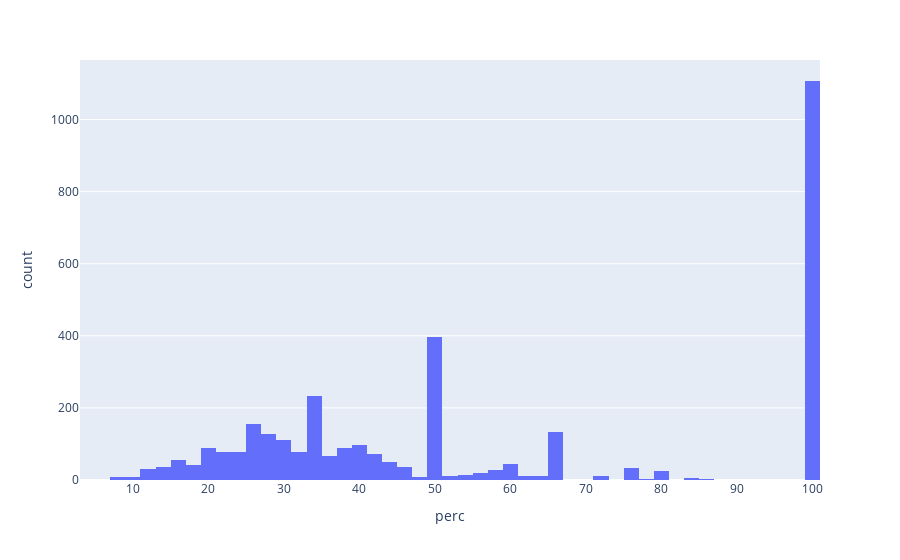

Notebook code cell kept with this figure:
### Code cell
fig = px.histogram(donations3.query('perc > 0'), x="perc", nbins=50,
                   #histnorm='probability density',
                   #log_y=True
                  )
fig.show()

### Figure 1 — Plotly figure (JSON) as saved in the notebook; plotly's stock layout.template omitted (floating-point values rounded to 4 significant figures; data arrays with more than 128 entries replaced by an {"elided": "..."} marker saying what was removed)
{"data": [{"alignmentgroup": "True", "bingroup": "x", "hovertemplate": "perc=%{x}<br>count=%{y}<extra></extra>", "legendgroup": "", "marker": {"color": "#636efa"}, "name": "", "nbinsx": 50, "offsetgroup": "", "orientation": "v", "showlegend": false, "type": "histogram", "x": {"elided": "3404 float values"}, "xaxis": "x", "yaxis": "y"}], "layout": {"barmode": "relative", "legend": {"tracegroupgap": 0}, "margin": {"t": 60}, "xaxis": {"anchor": "y", "domain": [0, 1], "title": {"text": "perc"}}, "yaxis": {"anchor": "x", "domain": [0, 1], "title": {"text": "count"}}}}
